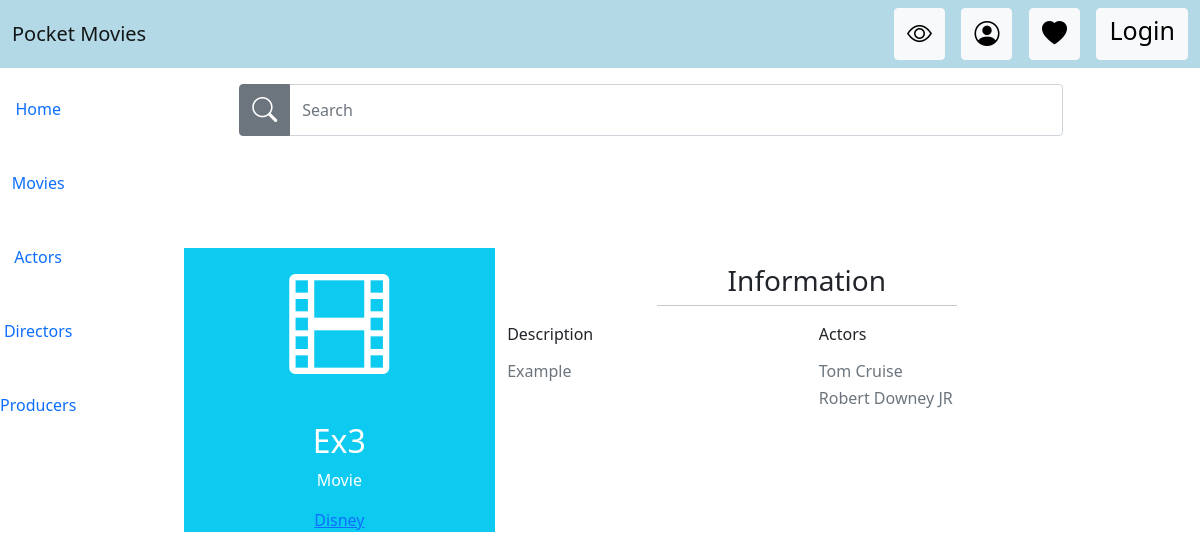
Page /movie/3 on the committed database.
### app/models.py (models this page shows, shortened)
class Movie(models.Model):
    title = models.CharField(max_length=50, default="Undefined")
    description = models.CharField(max_length=300)
    rating = models.FloatField()
    director = models.ManyToManyField(Director)
    producer = models.ManyToManyField(Producer)
    cast = models.ManyToManyField(Actor)
    genre = models.ManyToManyField(Genre)

class Producer(models.Model):
    name = models.CharField(max_length=255)
    city = models.CharField(max_length=50)
    country = models.CharField(max_length=50)
    website = models.URLField()
    def __str__(self):
        return self.name

class Actor(models.Model):
    name = models.CharField(max_length=255)
    birthdate = models.DateField()
    years_active = models.CharField(max_length=2)
    nationality = models.CharField(max_length=50)

### app/views.py (the view)
# urls.py: path('movie/<id>', views.infoMovie, name="infoMovie"),
def infoMovie(request, id):
    try:
        movie = Movie.objects.get(id=id)
        return render(request, "infoView.html", {"movie": movie})
    except Exception as e:
        movie = None
        print(e)
        return render(request, "infoView.html")

### app/templates/infoView.html (shortened to what this page needs)
{% extends "layout.html" %}
{% block content %}
    {% if producer %}
        <div class="row d-flex justify-content-center">
            <div class="col-md-10 mt-5 pt-5">
                <div class="row z-depth-3">
                    <div class="col-sm-4 bg-info rounded-left">
                        <div class="card-block text-center text-white">
                            <i class="bi bi-building" style="font-size: 100px;"></i>
                            <h2 class="font-weight-bold mt-4">{{ producer.name }}</h2>
                            <p>Producer</p>
                            <a href="{{ producer.website }}">{{ producer.website }}</a>
                        </div>
                    </div>
                    <div class="col-sm-8 bg-white rounded-right">
                        <h3 class="mt-3 text-center">Information</h3>
                        <hr class="badge-primary mt-0 w-50" style="margin-left: auto;margin-right: auto">
                        <div class="row ">
                            <div class="col-sm-6">
                                <p class="font-weight-bold">Country</p>
                                <h6 class="text-muted">{{ producer.country }}</h6>
                            </div>
                            <div class="col-sm-6">
                                <p class="font-weight-bold">City</p>
                                <h6 class="text-muted">{{ producer.city }}</h6>
                            </div>
                        </div>
                    </div>
                </div>
            </div>
        </div>
    {% elif movie %}
        <div class="row d-flex justify-content-center">
        <div class="col-md-10 mt-5 pt-5">
            <div class="row z-depth-3">
                <div class="col-sm-4 bg-info rounded-left">
                    <div class="card-block text-center text-white">
                        <i class="bi bi-film" style="font-size: 100px"></i>
                        <h2 class="font-weight-bold mt-4">{{ movie.title }}</h2>
                        <p>Movie</p>
                        {% for producer in movie.producer.all %}
                            <a href="/producer/{{ producer.id }}">{{ producer }}</a>
                        {% endfor %}
                    </div>
                </div>
                <div class="col-sm-8 bg-white rounded-right">
                    <h3 class="mt-3 text-center">Information</h3>
                    <hr class="badge-primary mt-0 w-50" style="margin-left: auto;margin-right: auto">
                    <div class="row ">
                        <div class="col-sm-6">
                            <p class="font-weight-bold">Description</p>
                            <h6 class="text-muted">{{ movie.description }}</h6>
                        </div>
                        <div class="col-sm-6">
                            <p class="font-weight-bold">Actors</p>
                            {% for actor in movie.cast.all %}
                                <h6 class="text-muted">{{ actor.name }}</h6>
                            {% endfor %}
                        </div>
                    </div>
                </div>
            </div>
        </div>
    {% else %}
        <h1>Ni puto caso</h1>
    {% endif %}
{% endblock %}

### rows in the picture
Movie: title "Ex3", description "Example"
Producer: name "Disney"
Actor: name "Tom Cruise"
Actor: name "Robert Downey JR"
